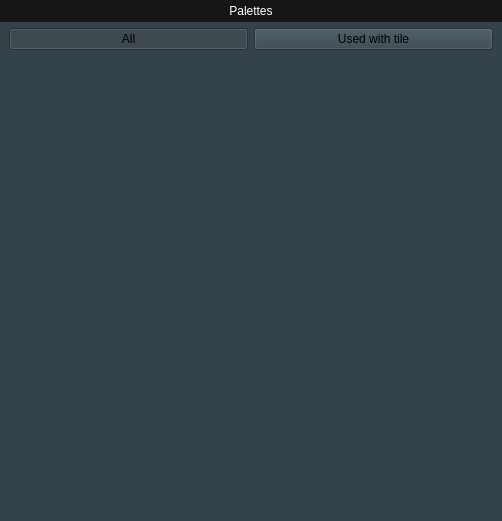
<?xml version="1.0" encoding="UTF-8"?>
<ui version="4.0">
 <class>FragmentPalettes</class>
 <widget class="QWidget" name="FragmentPalettes">
  <property name="geometry">
   <rect>
    <x>0</x>
    <y>0</y>
    <width>502</width>
    <height>521</height>
   </rect>
  </property>
  <property name="windowTitle">
   <string>Form</string>
  </property>
  <layout class="QVBoxLayout" name="verticalLayout_2">
   <property name="spacing">
    <number>0</number>
   </property>
   <property name="leftMargin">
    <number>0</number>
   </property>
   <property name="topMargin">
    <number>0</number>
   </property>
   <property name="rightMargin">
    <number>0</number>
   </property>
   <property name="bottomMargin">
    <number>0</number>
   </property>
   <item>
    <widget class="QFrame" name="frame">
     <property name="styleSheet">
      <string notr="true">background-color: rgb(52, 66, 74);</string>
     </property>
     <property name="frameShape">
      <enum>QFrame::NoFrame</enum>
     </property>
     <property name="frameShadow">
      <enum>QFrame::Plain</enum>
     </property>
     <property name="lineWidth">
      <number>0</number>
     </property>
     <layout class="QVBoxLayout" name="verticalLayout_3">
      <property name="leftMargin">
       <number>0</number>
      </property>
      <property name="topMargin">
       <number>0</number>
      </property>
      <property name="rightMargin">
       <number>0</number>
      </property>
      <property name="bottomMargin">
       <number>0</number>
      </property>
      <item>
       <widget class="QLabel" name="label">
        <property name="sizePolicy">
         <sizepolicy hsizetype="Preferred" vsizetype="Fixed">
          <horstretch>0</horstretch>
          <verstretch>0</verstretch>
         </sizepolicy>
        </property>
        <property name="styleSheet">
         <string notr="true">background-color: #151515;
color: #ffffff;
padding: 4px;</string>
        </property>
        <property name="text">
         <string>Palettes</string>
        </property>
        <property name="alignment">
         <set>Qt::AlignCenter</set>
        </property>
        <property name="margin">
         <number>0</number>
        </property>
       </widget>
      </item>
      <item>
       <layout class="QVBoxLayout" name="verticalLayout">
        <property name="leftMargin">
         <number>9</number>
        </property>
        <property name="rightMargin">
         <number>9</number>
        </property>
        <item>
         <layout class="QHBoxLayout" name="horizontalLayout">
          <item>
           <widget class="QPushButton" name="btAll">
            <property name="text">
             <string>All</string>
            </property>
            <property name="checkable">
             <bool>true</bool>
            </property>
            <property name="checked">
             <bool>true</bool>
            </property>
            <property name="autoDefault">
             <bool>true</bool>
            </property>
            <property name="default">
             <bool>false</bool>
            </property>
            <property name="flat">
             <bool>false</bool>
            </property>
           </widget>
          </item>
          <item>
           <widget class="QPushButton" name="btUsedWithTile">
            <property name="text">
             <string>Used with tile</string>
            </property>
            <property name="checkable">
             <bool>true</bool>
            </property>
            <property name="default">
             <bool>false</bool>
            </property>
           </widget>
          </item>
         </layout>
        </item>
        <item>
         <widget class="QListView" name="listView">
          <property name="frameShape">
           <enum>QFrame::NoFrame</enum>
          </property>
          <property name="frameShadow">
           <enum>QFrame::Plain</enum>
          </property>
          <property name="lineWidth">
           <number>0</number>
          </property>
         </widget>
        </item>
       </layout>
      </item>
     </layout>
    </widget>
   </item>
  </layout>
 </widget>
 <resources/>
 <connections/>
</ui>
